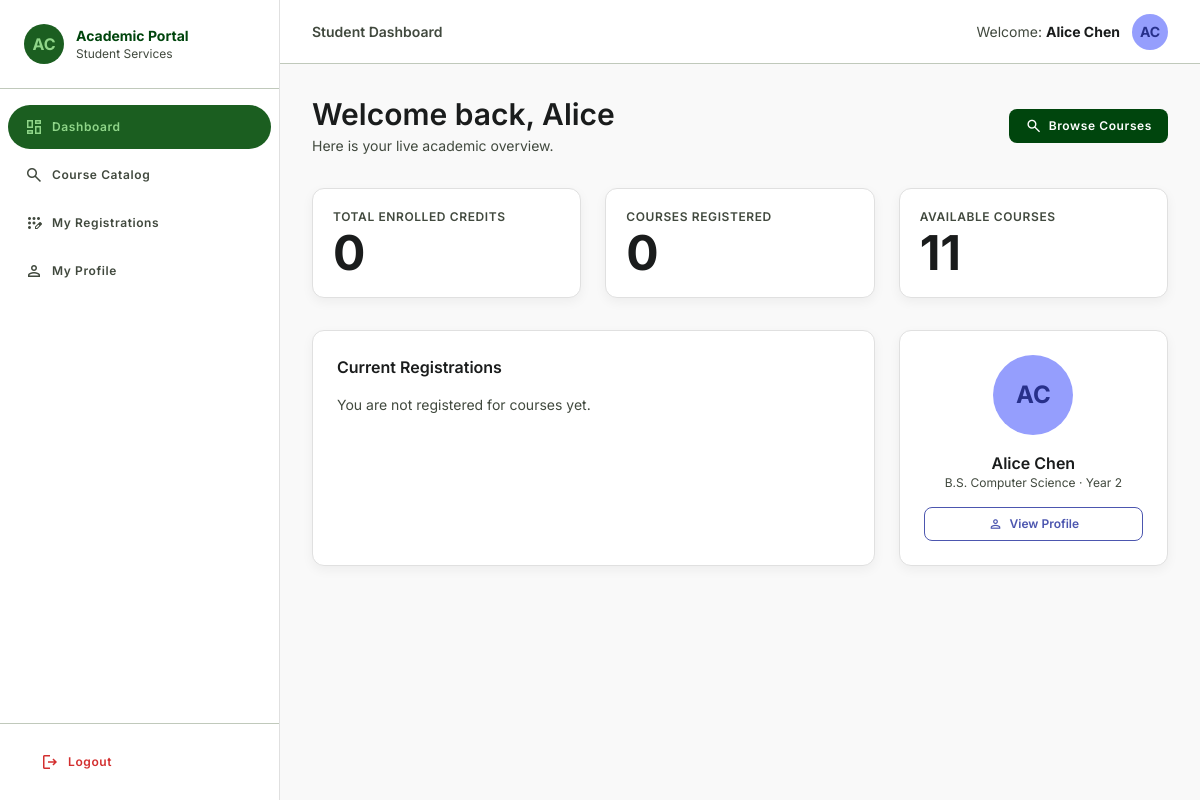
The app's page /student/dashboard.php (signed in) with its own data.
### tables this page shows
CREATE TABLE students (
    student_id     INT UNSIGNED AUTO_INCREMENT PRIMARY KEY,
    user_id        INT UNSIGNED NOT NULL UNIQUE,
    student_number VARCHAR(20)  NOT NULL UNIQUE,
    department     VARCHAR(100) NOT NULL,
    program        VARCHAR(150) NOT NULL,
    year_level     TINYINT UNSIGNED NOT NULL DEFAULT 1,
    created_at     DATETIME NOT NULL DEFAULT CURRENT_TIMESTAMP,
    CONSTRAINT fk_student_user FOREIGN KEY (user_id)
        REFERENCES users(user_id) ON DELETE CASCADE ON UPDATE CASCADE,
    INDEX idx_student_number (student_number),
    INDEX idx_student_user   (user_id)
);

CREATE TABLE users (
    user_id       INT UNSIGNED AUTO_INCREMENT PRIMARY KEY,
    full_name     VARCHAR(150)  NOT NULL,
    email         VARCHAR(180)  NOT NULL UNIQUE,
    password_hash VARCHAR(255)  NOT NULL,
    role          ENUM('student','admin') NOT NULL DEFAULT 'student',
    is_active     TINYINT(1)    NOT NULL DEFAULT 1,
    created_at    DATETIME      NOT NULL DEFAULT CURRENT_TIMESTAMP,
    updated_at    DATETIME      NOT NULL DEFAULT CURRENT_TIMESTAMP ON UPDATE CURRENT_TIMESTAMP,
    INDEX idx_email (email),
    INDEX idx_role  (role)
);

### includes/auth.php (called while the page is built, shortened)
<?php
require_once __DIR__ . '/db.php';
function currentUser(): ?array {
    global $pdo;
    $stmt = $pdo->prepare("\n        SELECT u.user_id, u.full_name, u.email, u.role, u.is_active,\n               s.student_id, s.student_number, s.department AS student_department, s.program, s.year_level,\n               a.admin_id, a.staff_number\n        FROM users u\n        LEFT JOIN students s ON u.user_id = s.user_id\n        LEFT JOIN admins a ON u.user_id = a.user_id\n        WHERE u.user_id = ?\n        LIMIT 1\n    ");
    $stmt->execute([$_SESSION['user_id']]);
    $user = $stmt->fetch();
    return $user ?: null;
}
?>

### includes/functions.php (called while the page is built, shortened)
<?php
require_once __DIR__ . '/db.php';
function e($value): string { return htmlspecialchars((string)$value, ENT_QUOTES, 'UTF-8'); }
function getInitials(?string $name): string {
    $parts = preg_split('/\s+/', trim((string)$name));
    $initials = '';
    foreach ($parts as $part) if ($part !== '') $initials .= strtoupper(substr($part, 0, 1));
    return substr($initials ?: 'U', 0, 2);
}
function getStudentByUserId(int $userId): ?array {
    global $pdo;
    $stmt = $pdo->prepare('SELECT * FROM students WHERE user_id = ? LIMIT 1');
    $stmt->execute([$userId]);
    $row = $stmt->fetch();
    return $row ?: null;
}
function getStudentCourses(int $userId): array {
    global $pdo;
    $student = getStudentByUserId($userId);
    $stmt = $pdo->prepare("SELECT * FROM v_registration_details WHERE student_id = ? AND registration_status = 'registered' ORDER BY registration_date DESC");
    $stmt->execute([$student['student_id']]);
    return $stmt->fetchAll();
}
function getStudentStats(int $userId): array {
    global $pdo;
    $student = getStudentByUserId($userId);
    $stmt = $pdo->prepare("SELECT COUNT(*) AS registered_courses, COALESCE(SUM(credit_hours),0) AS total_credits FROM v_registration_details WHERE student_id = ? AND registration_status = 'registered'");
    $stmt->execute([$student['student_id']]);
    $registered = $stmt->fetch();
    $available = (int)$pdo->query("SELECT COUNT(*) FROM courses WHERE status = 'active' AND available_seats > 0")->fetchColumn();
    return ['registered_courses' => (int)$registered['registered_courses'], 'total_credits' => (int)$registered['total_credits'], 'available_courses' => $available];
}
?>

### includes/config.php (called while the page is built, shortened)
<?php
function url(string $path): string {
    return BASE_URL . $path;
}
?>

### student/dashboard.php (the view, shortened to what this page needs)
<?php
require_once '../includes/auth.php'; require_once '../includes/functions.php';
requireStudent(); $user=currentUser(); $stats=getStudentStats((int)$user['user_id']); $myCourses=getStudentCourses((int)$user['user_id']);
$pageTitle='Student Dashboard'; $activePage='dashboard'; $sidebarRole='student';
require_once '../includes/header.php'; require_once '../includes/sidebar.php';
?>
<div class="p-8 max-w-6xl mx-auto">
  <div class="flex flex-col md:flex-row justify-between items-start md:items-center gap-4 mb-8"><div><h2 class="text-3xl font-semibold text-on-surface">Welcome back, <?= e(explode(' ', $user['full_name'])[0]) ?></h2><p class="text-sm text-on-surface-variant mt-1">Here is your live academic overview.</p></div><a href="<?= url('/student/courses.php') ?>" class="btn-primary"><span class="ms" style="font-size:18px">search</span>Browse Courses</a></div>
  <div class="grid grid-cols-1 md:grid-cols-3 gap-6 mb-8"><div class="stat-card"><p class="text-xs font-semibold tracking-wider text-on-surface-variant uppercase mb-1">Total Enrolled Credits</p><p class="text-5xl font-bold text-on-surface"><?= (int)$stats['total_credits'] ?></p></div><div class="stat-card"><p class="text-xs font-semibold tracking-wider text-on-surface-variant uppercase mb-1">Courses Registered</p><p class="text-5xl font-bold text-on-surface"><?= (int)$stats['registered_courses'] ?></p></div><div class="stat-card"><p class="text-xs font-semibold tracking-wider text-on-surface-variant uppercase mb-1">Available Courses</p><p class="text-5xl font-bold text-on-surface"><?= (int)$stats['available_courses'] ?></p></div></div>
  <div class="grid grid-cols-1 lg:grid-cols-3 gap-6"><div class="lg:col-span-2 card"><h3 class="font-semibold text-on-surface mb-4">Current Registrations</h3><?php if (!$myCourses): ?><p class="text-sm text-on-surface-variant">You are not registered for courses yet.</p><?php endif; ?></div><div class="card text-center"><div class="w-20 h-20 rounded-full bg-secondary-container text-on-secondary-container flex items-center justify-center text-2xl font-bold mx-auto mb-4"><?= e(getInitials($user['full_name'])) ?></div><h3 class="font-semibold text-on-surface"><?= e($user['full_name']) ?></h3><p class="text-xs text-on-surface-variant mb-4"><?= e($user['program'] ?? '') ?> · Year <?= e($user['year_level'] ?? '') ?></p><a href="<?= url('/student/profile.php') ?>" class="btn-secondary w-full justify-center text-xs"><span class="ms" style="font-size:16px"></span>View Profile</a></div></div>
</div>
<?php require_once '../includes/footer.php'; ?>

### includes/sidebar.php
<?php
if (($sidebarRole ?? '') === 'admin') require __DIR__ . '/admin_sidebar.php';
else require __DIR__ . '/student_sidebar.php';
?>
<div class="main-content">
<header class="sticky top-0 z-30 flex justify-between items-center px-8 h-16 bg-surface border-b border-outline-variant">
  <div class="flex items-center gap-3"><span class="text-sm font-semibold text-on-surface-variant hidden md:block"><?= e($pageTitle ?? 'Dashboard') ?></span></div>
  <div class="flex items-center gap-3">
    <span class="text-sm text-on-surface-variant"><?= ($sidebarRole ?? '') === 'admin' ? 'Admin' : 'Welcome' ?>: <strong class="text-on-surface"><?= e($user['full_name'] ?? 'User') ?></strong></span>
    <div class="w-9 h-9 rounded-full bg-secondary-container text-on-secondary-container flex items-center justify-center font-bold text-sm"><?= e(getInitials($user['full_name'] ?? 'User')) ?></div>
  </div>
</header>

### includes/student_sidebar.php
<aside class="sidebar" id="student-sidebar">
  <div class="flex items-center gap-3 p-6 border-b border-outline-variant">
    <div class="w-10 h-10 rounded-full bg-primary-container flex items-center justify-center font-bold text-on-primary-container"><?= e(getInitials($user['full_name'] ?? 'Student')) ?></div>
    <div><h2 class="text-sm font-bold text-primary">Academic Portal</h2><p class="text-xs text-on-surface-variant">Student Services</p></div>
  </div>
  <nav class="flex-1 py-4 overflow-y-auto"><ul class="space-y-1">
    <li><a class="nav-link <?= ($activePage ?? '') === 'dashboard' ? 'active' : '' ?>" href="<?= url('/student/dashboard.php') ?>"><span class="ms" style="font-size:20px">dashboard</span>Dashboard</a></li>
    <li><a class="nav-link <?= ($activePage ?? '') === 'courses' ? 'active' : '' ?>" href="<?= url('/student/courses.php') ?>"><span class="ms" style="font-size:20px">search</span>Course Catalog</a></li>
    <li><a class="nav-link <?= ($activePage ?? '') === 'mycourses' ? 'active' : '' ?>" href="<?= url('/student/my_courses.php') ?>"><span class="ms" style="font-size:20px">app_registration</span>My Registrations</a></li>
    <li><a class="nav-link <?= ($activePage ?? '') === 'profile' ? 'active' : '' ?>" href="<?= url('/student/profile.php') ?>"><span class="ms" style="font-size:20px">person</span>My Profile</a></li>
  </ul></nav>
  <div class="p-4 border-t border-outline-variant"><a href="<?= url('/logout.php') ?>" class="nav-link w-full text-error hover:bg-error-container/20"><span class="ms" style="font-size:20px;color:#D32F2F">logout</span>Logout</a></div>
</aside>

### assets/css/style.css (style rules this page uses)
* { font-family: 'Inter', sans-serif; }
body { min-height: 100dvh; }
.ms { font-family: 'Material Symbols Outlined'; font-weight: normal; font-style: normal; font-size: 24px; line-height: 1; letter-spacing: normal; text-transform: none; display: inline-block; white-space: nowrap; direction: ltr; -webkit-font-smoothing: antialiased; }
.nav-link { display: flex; align-items: center; gap: 8px; padding: 12px 16px; margin: 0 8px; border-radius: 9999px; cursor: pointer; font-size: 12px; font-weight: 600; letter-spacing: 0.05em; color: #41493e; transition: all 0.15s; }
.nav-link.active { background: #1b5e20; color: #90d689; }
.nav-link.active .ms { color: #90d689; }
.btn-primary { background: #00450d; color: white; padding: 8px 16px; border-radius: 8px; font-size: 12px; font-weight: 600; letter-spacing: 0.05em; cursor: pointer; border: none; display: inline-flex; align-items: center; gap: 6px; transition: all 0.15s; }
.btn-secondary { background: white; color: #4c56af; border: 1px solid #4c56af; padding: 8px 16px; border-radius: 8px; font-size: 12px; font-weight: 600; cursor: pointer; display: inline-flex; align-items: center; gap: 6px; transition: all 0.15s; }
.card { background: white; border: 1px solid #E0E0E0; border-radius: 12px; padding: 24px; box-shadow: 0 4px 12px rgba(0,0,0,0.05); }
.stat-card { background: white; border: 1px solid #E0E0E0; border-radius: 12px; padding: 20px; box-shadow: 0 4px 12px rgba(0,0,0,0.05); }
.sidebar { width: 280px; min-height: 100vh; background: white; border-right: 1px solid #E0E0E0; position: fixed; top: 0; left: 0; z-index: 40; display: flex; flex-direction: column; }
.main-content { margin-left: 280px; min-height: 100vh; background: #f9f9f9; }
.ms { font-feature-settings: 'liga'; }

### records on screen
students: user.full_name "AC", user.full_name "Alice Chen", user.full_name "Alice", program "B.S. Computer Science", year_level "2"

### other values on screen
$pageTitle "Student Dashboard"
$stats['total_credits'] "0"
$stats['registered_courses'] "0"
$stats['available_courses'] "11"
